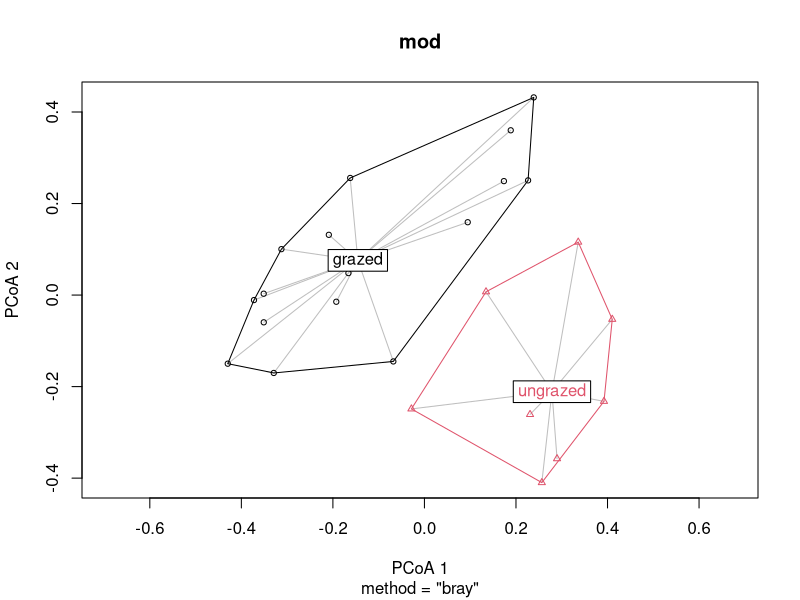
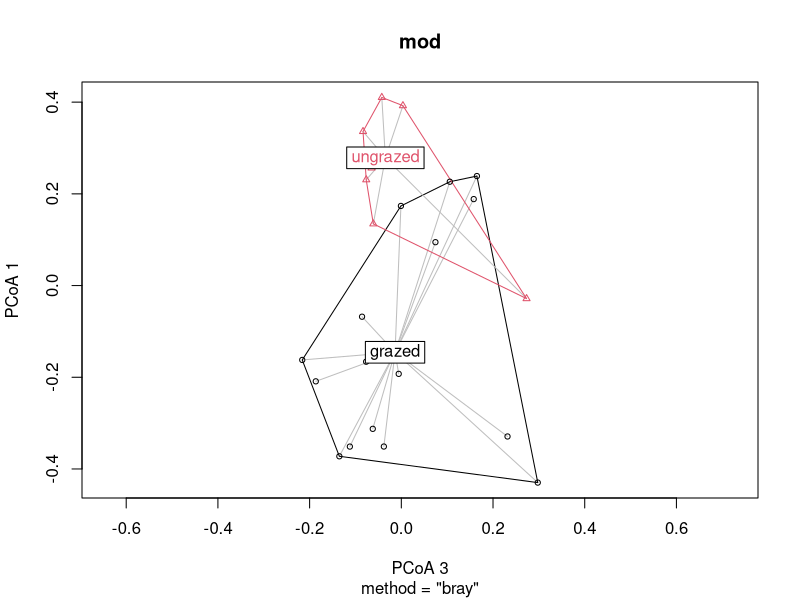
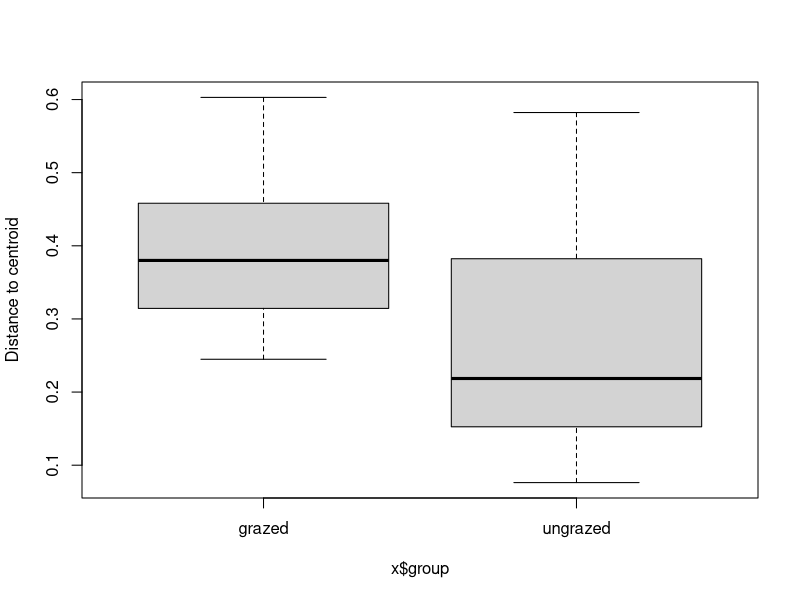

Write R code to recreate these figures, in order.
# Wed May  8 22:22:47 2019 ------------------------------

#---Aula sexta

#### Aula 16 - Mantel e Mantel Parcial

#16.1 - Mantel #preciso criar duas matrizes de distâncias que serão correlacionadas
library(vegan)
data(varespec)
data(varechem)
veg.dist <- vegdist(varespec) # Bray-Curtis
varstand <- decostand(varechem,method="standardize")
env.dist <- vegdist(varstand, "euclid")
mantel(veg.dist,env.dist)     #correlação de pearson paramétrico e correlação de spearman não paramétrico
mantel(veg.dist, env.dist, method="spear")

#16.2 - Mantel Parcial # a ?ltima matriz que entra na análise será a que eu quero controlar o efeito
dist<-read.table ("dist.txt", header=TRUE)
amb<-read.table ("amb.txt", header=TRUE)
gen<-read.table ("gen.txt", header=TRUE)
amb<-decostand(amb,"standardize")
distdist<-vegdist(dist, method="euclidean")
ambdist<-vegdist(amb, method="euclidean")
gendist<-vegdist(gen, method="euclidean")
mantel.partial(gendist, ambdist, distdist, method = "pearson", permutations = 10000)#aqui controlei o efeito geográfico

#--------------------------------------------------------------------------------

#### Aula 17 - Protest
clad<-read.table("clad.txt", header = TRUE)
cope<-read.table("cope.txt", header = TRUE)
dcaclad<-decorana(clad) #método de ordenação (DCA)
dcacope<-decorana(cope)
dcaclad
dcacope
scordcaclad<-scores(dcaclad, display=c("sites"), choices =1:2) #salvando os escores da DCA e salvando os dois primeiros eixos
scordcacope<-scores(dcacope, display=c("sites"), choices =1:2)
cladcope<-protest(scordcaclad, scordcacope, scores = "sites", permutations = 10000)

#### Aula 10 - BETADISPER - Multivariate homogeneity of groups dispersions 

#10.1 - Pacote e dados
varespec
dis <- vegdist(varespec) #Bray-Curtis distances between samples
groups <- factor(c(rep(1,16), rep(2,8)), labels = c("grazed","ungrazed")) #First 16 sites grazed, remaining 8 sites ungrazed
groups

#10.2 - Calculate multivariate dispersions
mod <- betadisper(dis, groups)
mod

#10.3 - Significance and Pairwise comparisons
anova(mod) #Perform test (if the distances between group members and group centroids is the Euclidean distance)
permutest(mod, pairwise = TRUE) #Permutation test for F
(mod.HSD <- TukeyHSD(mod)) #Tukey's Honest Significant Differences

#10.4 - Plots
plot(mod) #Groups and distances to centroids on the first two PCoA axes
plot(mod, axes = c(3,1)) #Can also specify which axes to plot, ordering respected
boxplot(mod) #Draw a boxplot of the distances to centroid for each group

#Comparing species composition between field and collections with PERMANOVA
#Data from da Silva et al. 2017 SAJH What do data from fieldwork and scientific collections tell us about species richness and composition of amphibians and reptiles?

anuros_permanova <- read.csv("anuros_permanova.csv", header = T, row.names = 1)
head(anuros_permanova)
repteis_permanova <- read.csv("repteis_permanova.csv", header = T, row.names = 1)
head(repteis_permanova)

adonis2(anuros_permanova[,-28] ~ anuros_permanova[,28], method = "bray")#considering abundance
adonis2(anuros_permanova[,-28] ~ anuros_permanova[,28], method = "bray", binary=TRUE)#using Sørensen index for incidence

#Both tests are significant, showing that the diference in abundance of museum species did not affect our conclusions. 
